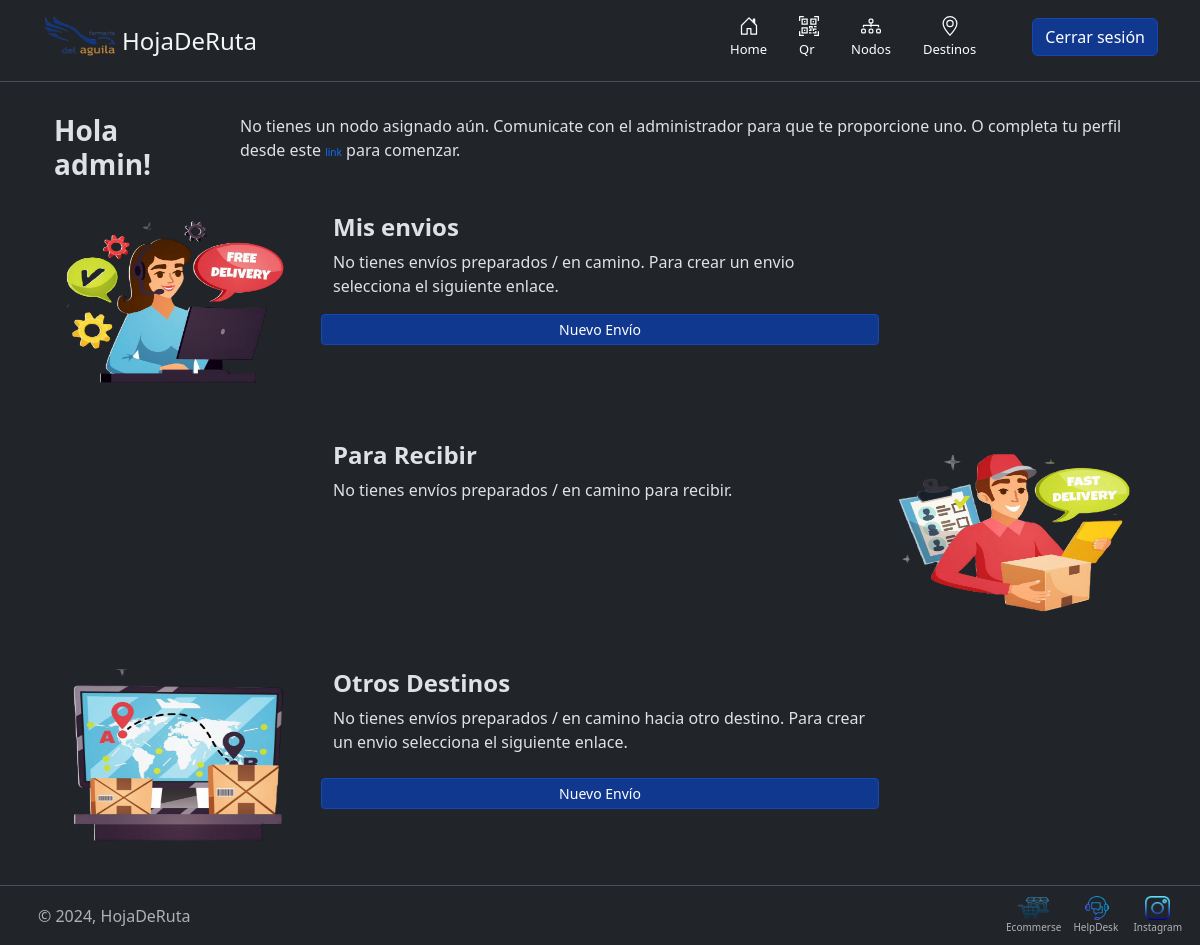
The app's page / (signed in) with its own data.
### link/models.py (models this page shows, shortened)
class Links(models.Model):
    nombre = models.CharField(max_length=100, null= False)
    url = models.URLField(max_length= 100, null= False)
    icono = models.ImageField(upload_to="iconos/%Y/%m/%d", blank=True, null=True)
    estado = models.ForeignKey(Estado, on_delete= models.SET_NULL, null= True)

### hojaderuta/views.py (the view, shortened to what this page needs)
# urls.py: path('', usuario.index, name= 'index'),
    def index(self, request):
        mis_envios = 0
        a_recibir = 0
        otros_destinos = 0
        self.params['preparados'] = []
        self.params['en_camino'] = []
        self.params['recibir_preparados'] = []
        self.params['recibir_en_camino'] = []
        self.params['otro_destino'] = []
        if request.user.is_authenticated:
            self.obtener_nodos(request)
            self.params['mis_envios'] = mis_envios
            self.params['a_recibir'] = a_recibir
            self.params['otros_destinos'] = otros_destinos
        return render(request, 'hojaderuta/index.html', self.params )

### farmacia/models.py (called while the page is built)
    def obtener_nodos(self, request):
        try:
            perfil = self.perfil.get( usuario = request.user)
            self.params['perfil'] = perfil
            self.params['nodos_perfil'] = perfil.nodos.all()
        except:
            self.params['perfil'] = []
            self.params['nodos_perfil'] = []

### templates/hojaderuta/index.html
{% extends "layout.html" %}
{% load static %}
{% block content %}
<div class="container">
    <br>
    <div class="row">
        {% if user.is_authenticated %}
            <div class="col-xl-2 col-md-3 col-sm-12 col-xxl-3">
                <h3>
                    <b>Hola {{ user.get_username }}!</b>
                </h3>
            </div>
            <div class="col-xl-10 col-md-9 col-sm-12 col-xxl-9">
            {% if nodos_perfil %}
                <p>Estas habilitado para realizar envíos y recepcionarlos en el nodo:
                    {% for nodo in nodos_perfil %}
                        <code>{{ nodo }} </code>.
                    {% endfor %}
                    Para agregar o modificar tus nodos dirigete a la seccion de perfil.
                </p>
            {% else %}
                <p>
                    No tienes un nodo asignado aún. Comunicate con el administrador para que te
                    proporcione uno. O completa tu perfil desde este <a href="">link</a> para comenzar.
                </p>
            {% endif %}
            </div>
        {% else %}
            {% include 'titulo.html' %}
            {% include "login-register.html" %}
        {% endif %}
    </div>
</div>
{% if user.is_authenticated %}
    <div class="container">
        <br>
        {% include "hojaderuta/mis_envios.html" %}
        <br>
        <br>
        {% include "hojaderuta/para_recibir.html" %}
        <br>
        <br>
        {% include "hojaderuta/otros_destinos.html" %}
    </div>
{% endif %}
{% endblock %}

### templates/footer.html
<footer class="d-flex flex-wrap justify-content-between align-items-center border-top bg-dark" data-bs-theme="dark">
	  <div class="col-md-4 d-flex align-items-center">
		<a href="/" class="mb-3 me-2 mb-md-0 text-body-secondary text-decoration-none lh-1">
		  <svg class="bi" width="30" height="24"><use xlink:href="#bootstrap"></use></svg>
		</a>
		<span class="mb-3 mb-md-0 text-body-secondary">© 2024, HojaDeRuta</span>
	  </div>
	  <ul class="nav col-md-4 justify-content-end list-unstyled d-flex" style="padding-right:20px;">
		{% if user.is_authenticated %}
		{% for link in links %}
		<li class="ms-3" style="padding: 10px;">
			<a class="text-body-secondary" href="{{ link.url }}">
				<div class="row">
					<img src="/media/{{ link.icono }}" width="24" height="24">
				</div>
				<div class="row">
					{{ link.nombre }}
				</div>
			</a>
		</li>
		{% endfor %}
		{% endif %}
	</ul>
</footer>

### records on screen
Links: icono (picture), nombre "Ecommerse"
Links: icono (picture), nombre "HelpDesk"
Links: icono (picture), nombre "Instagram"

### other values on screen
{{ user.get_username }} "admin"
